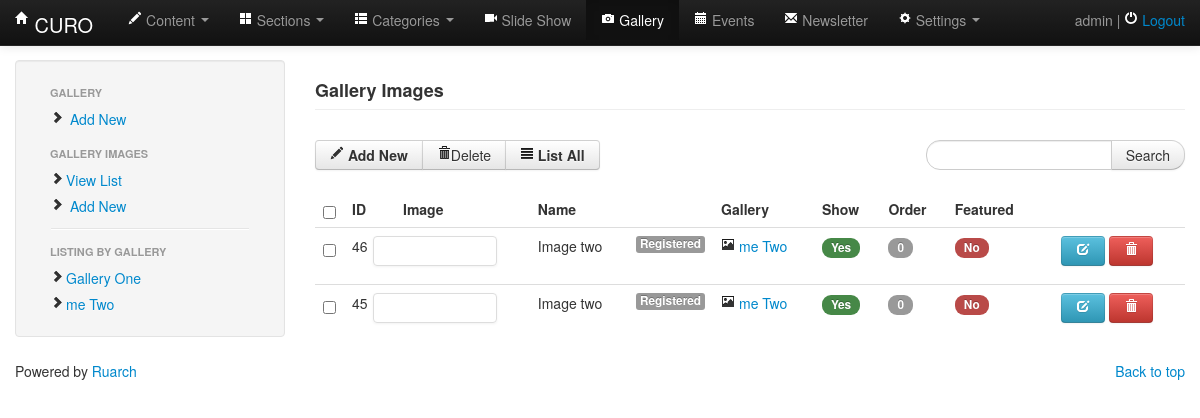
/admin/images.php (signed in), run on the app's committed database.
### tables this page shows
CREATE TABLE `cu_gallery` (
  `gallery_id` int(11) NOT NULL AUTO_INCREMENT,
  `gallery_name` varchar(255) DEFAULT NULL,
  `gallery_image` text,
  `gallery_description` text,
  `gallery_created` timestamp NOT NULL DEFAULT CURRENT_TIMESTAMP,
  `gallery_show` tinyint(1) DEFAULT '1',
  `gallery_access` tinyint(1) DEFAULT NULL,
  `gallery_feature` tinyint(1) DEFAULT '0',
  `gallery_order` int(11) DEFAULT NULL,
  `added_by` int(11) DEFAULT NULL,
  PRIMARY KEY (`gallery_id`)
);

CREATE TABLE `cu_images` (
  `image_id` int(11) NOT NULL AUTO_INCREMENT,
  `image_title` varchar(255) DEFAULT NULL,
  `image_gallery` int(11) DEFAULT NULL,
  `image_file` text,
  `image_description` text,
  `image_added` timestamp NOT NULL DEFAULT CURRENT_TIMESTAMP,
  `image_access` int(11) DEFAULT NULL,
  `image_feature` tinyint(1) DEFAULT '0',
  `image_show` tinyint(1) DEFAULT '1',
  `image_order` tinyint(1) DEFAULT NULL,
  `added_by` int(11) DEFAULT NULL,
  PRIMARY KEY (`image_id`)
);

CREATE TABLE `cu_access` (
  `access_id` int(11) NOT NULL AUTO_INCREMENT,
  `access` tinyint(1) NOT NULL DEFAULT '3',
  `access_name` varchar(100) DEFAULT NULL,
  PRIMARY KEY (`access_id`,`access`)
);

### admin/includes/pagination.php (called while the page is built, shortened)
<?php
class Pagination
{
	var $page;
	var $size;
	function Pagination($page = null, $size = null, $total_records = null)
	{
		$this->page = $page;
		$this->size = $size;
	}
	function setPage($page)
	{
		$this->page = 0+$page;
	}
	function setSize($size)
	{
		$this->size = 0+$size;
	}
	function setTotalRecords($total)
	{
		$this->total_records = 0+$total;
	}
	function getLimitSql()
	{
		$sql = "LIMIT " . $this->getLimit();
		return $sql;
	}
	function getLimit()
	{
		$page = $this->page;
		if ($this->page < 1)
		{
			$page = 1;
		}
		$sql = ($page - 1) * $this->size . "," . $this->size;
		return $sql;
	}
}
?>

### admin/includes/functions.php (the view, shortened to what this page needs)
<?php
function access_info($access_id){
	$res=mysql_query("SELECT * FROM cu_access WHERE access='$access_id'") or die(mysql_error());
	return $row=mysql_fetch_array($res);
}
function gallery_info($galleryid){
	$res=mysql_query("SELECT * FROM cu_gallery WHERE gallery_id='$galleryid'") or die(mysql_error());
	return $row=mysql_fetch_array($res);
}
function load_image_by_gallery($url,$value=''){
	$res=mysql_query("SELECT * FROM cu_gallery WHERE gallery_id!='' OR gallery_id!='0' OR gallery_id!=NULL  GROUP BY gallery_id ") or die(mysql_error());
	while ($row=mysql_fetch_array($res)) {
		$gallery=gallery_info($row['gallery_id']);
		echo'<li ';
			if($value==$gallery['gallery_id']){echo 'class="active"';}
		echo'><a href="'.$url.'?gid='.$gallery['gallery_id'].'"><i class="icon-chevron-right"></i>'.$gallery['gallery_name'].'</a></li>';
	}
}
function get_list_images($page='',$q='',$gid=''){
include('pagination.php');
$pagination= new Pagination;
$conditions='';
$size=5;
if(!empty($q)){
	if(!empty($gid)){
		$url="images.php?q=$q&gid=$gid&p=";
	}else{
		$url="images.php?q=$q&p=";
	}
}else{
	if(!empty($gid)){
		$url="images.php?gid=$gid&p=";
	}else{
		$url="images.php?p=";
	}
}
$pagination->setPage($page);
$pagination->setSize($size);
$pagination->setLink($url);
$sql="SELECT * FROM cu_images  ";
$sql.="$conditions ORDER BY image_id DESC";
$resnum=mysql_query($sql) or die(mysql_error());
$total_records=mysql_num_rows($resnum);
$pagination->setTotalRecords($total_records);
$getsql=$pagination->getLimitSql($sql);
$res=mysql_query($sql.' '.$getsql) or die(mysql_error());
echo'<table class="table table-hover" id="no-more-tables">
              <thead>
 			  <tr>
              <th width="10"><input type="checkbox" name="chkall" onclick="checkall()" /></th>
                <th width="35">ID</th>
				<th>Image</th>
                <th>Name</th>
				<th>Gallery</th>
                <th>Show</th>
				<th>Order</th>
				<th width="90">Featured</th>
				<th></th>
              </tr>
              </thead>
              <tbody>';
	while($row=mysql_fetch_array($res)){
		$access=access_info($row['image_access']);
		$gallery=gallery_info($row['image_gallery']);
		echo' <tr>
              <td><input type="checkbox" name="imageid[]" value="'.$row['image_id'].'" /></td>
              <td data-title="ID">'.$row['image_id'].'</td>
              <td data-title="Image">
			  <ul class="thumbnails">
				  <li class="span2">
					<div class="thumbnail">
					 <a href="'.GALLERY_FOLDER.$row['image_file'].'" title="'.$row['image_title'].'" rel="colorbox"><img src="'.image_pro(GALLERY_FOLDER.$row['image_file'],140).'" alt=""></a>
					</div>
				  </li>
				</ul>
			  </td>';
			  echo'<td data-title="Gallery">'.$row['image_title'].'<span class="label pull-right">'.$access['access_name'].'</span></td>
			  <td align="center"><a href="gallery.php?q='.$gallery['gallery_name'].'" title="View Gallery" ><i class="icon-picture"></i> '.$gallery['gallery_name'].'</a></td>';
			  	echo'<td align="center" data-title="Show">';
					if($row['image_show']=='1'){
						echo '<span class="badge badge-success">Yes</span>';
					}elseif($row['image_show']=='0'){
						echo '<span class="badge badge-important">No</span>';
					}
				echo'</td>
				<td align="center" data-title="Order"><span class="badge">'.$row['image_order'].'</span></td>';
				echo'<td align="center" data-title="Featured">';
					if($row['image_feature']=='1'){
						echo '<span class="badge badge-success">Yes</span>';
					}elseif($row['image_feature']=='0'){
						echo '<span class="badge badge-important">No</span>';
					}
              echo'<td><a href="?action=edit&id='.$row['image_id'].'" class="btn btn-info" title="Edit" ><i class="icon-edit icon-white"></i></a> <a href="?action=delete&id='.$row['image_id'].'" class="btn btn-danger" title="Delete" onclick="return confirm(\'Are you sure you want to delete?\')"><i class="icon-trash icon-white"></i></a></td>
              </tr>';
	}
	echo '</tbody>
			</table>';
}
function image_pro($imagefile,$width){
		$rh=img_ratio_height($imagefile,$width);
		return 'includes/image.php?w='.$width.'&h='.$rh.'&f=../'.$imagefile;
	}
 function img_ratio_height($image_file,$width){
		$info = getimagesize($image_file);
			$aspectRatio = $info[1] / $info[0];
			return $newHeight = (int)($aspectRatio * $width);
	}
?>

### admin/includes/head.php (style rules this page uses)
body { padding-top: 60px; }

### data on the page
cu_gallery: gallery_name "Gallery One"
cu_gallery: gallery_name "me Two"
cu_images: image_id "46", image_title "Image two", cu_access.access_name "Registered", cu_gallery.gallery_name "me Two", image_show "Yes", image_order "0", image_feature "No"
cu_images: image_id "45", image_title "Image two", cu_access.access_name "Registered", cu_gallery.gallery_name "me Two", image_show "Yes", image_order "0", image_feature "No"

### other printed values
SITE_NAME "CURO"
$_SESSION['username_admin'] "admin"
